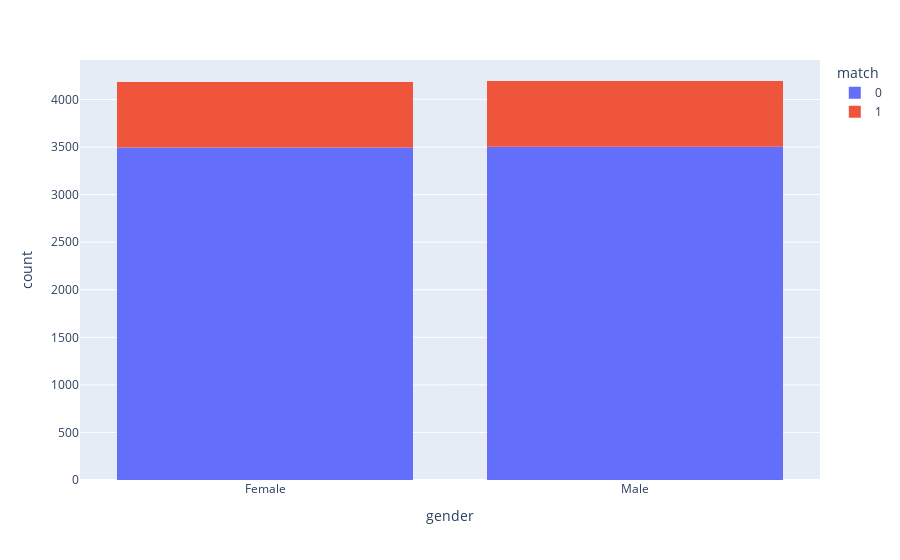

The notebook cell saved with this chart:
### Code cell
fig2 = px.histogram(df, x="gender", color="match")
fig2.show()

### Figure 1 — Plotly figure (JSON) as saved in the notebook; plotly's stock layout.template omitted (floating-point values rounded to 4 significant figures; data arrays with more than 128 entries replaced by an {"elided": "..."} marker saying what was removed)
{"data": [{"alignmentgroup": "True", "bingroup": "x", "hovertemplate": "match=0<br>gender=%{x}<br>count=%{y}<extra></extra>", "legendgroup": "0", "marker": {"color": "#636efa", "pattern": {"shape": ""}}, "name": "0", "offsetgroup": "0", "orientation": "v", "showlegend": true, "type": "histogram", "x": {"elided": "6998 str values"}, "xaxis": "x", "yaxis": "y"}, {"alignmentgroup": "True", "bingroup": "x", "hovertemplate": "match=1<br>gender=%{x}<br>count=%{y}<extra></extra>", "legendgroup": "1", "marker": {"color": "#EF553B", "pattern": {"shape": ""}}, "name": "1", "offsetgroup": "1", "orientation": "v", "showlegend": true, "type": "histogram", "x": {"elided": "1380 str values"}, "xaxis": "x", "yaxis": "y"}], "layout": {"barmode": "relative", "legend": {"title": {"text": "match"}, "tracegroupgap": 0}, "margin": {"t": 60}, "xaxis": {"anchor": "y", "domain": [0, 1], "title": {"text": "gender"}}, "yaxis": {"anchor": "x", "domain": [0, 1], "title": {"text": "count"}}}}
